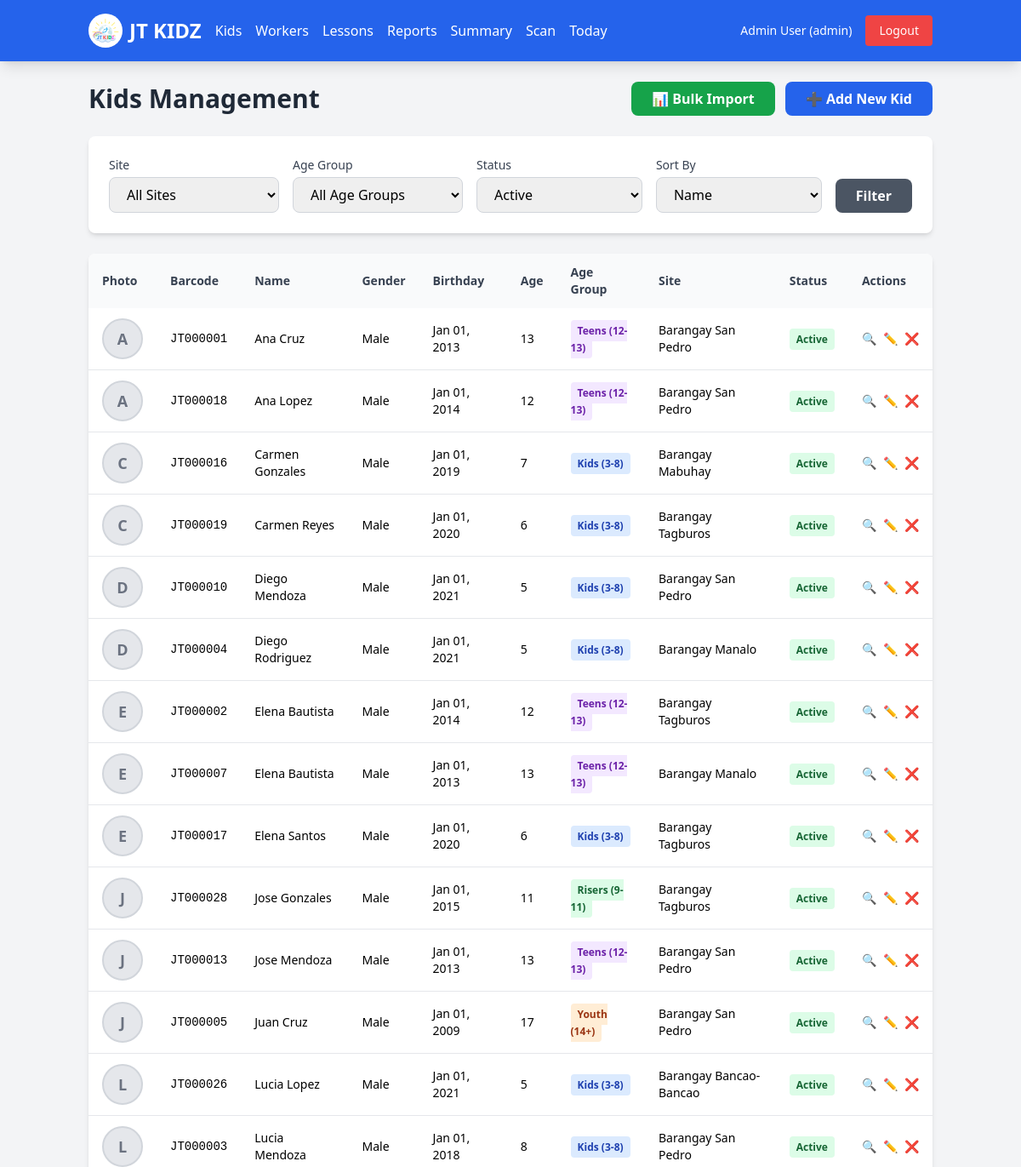
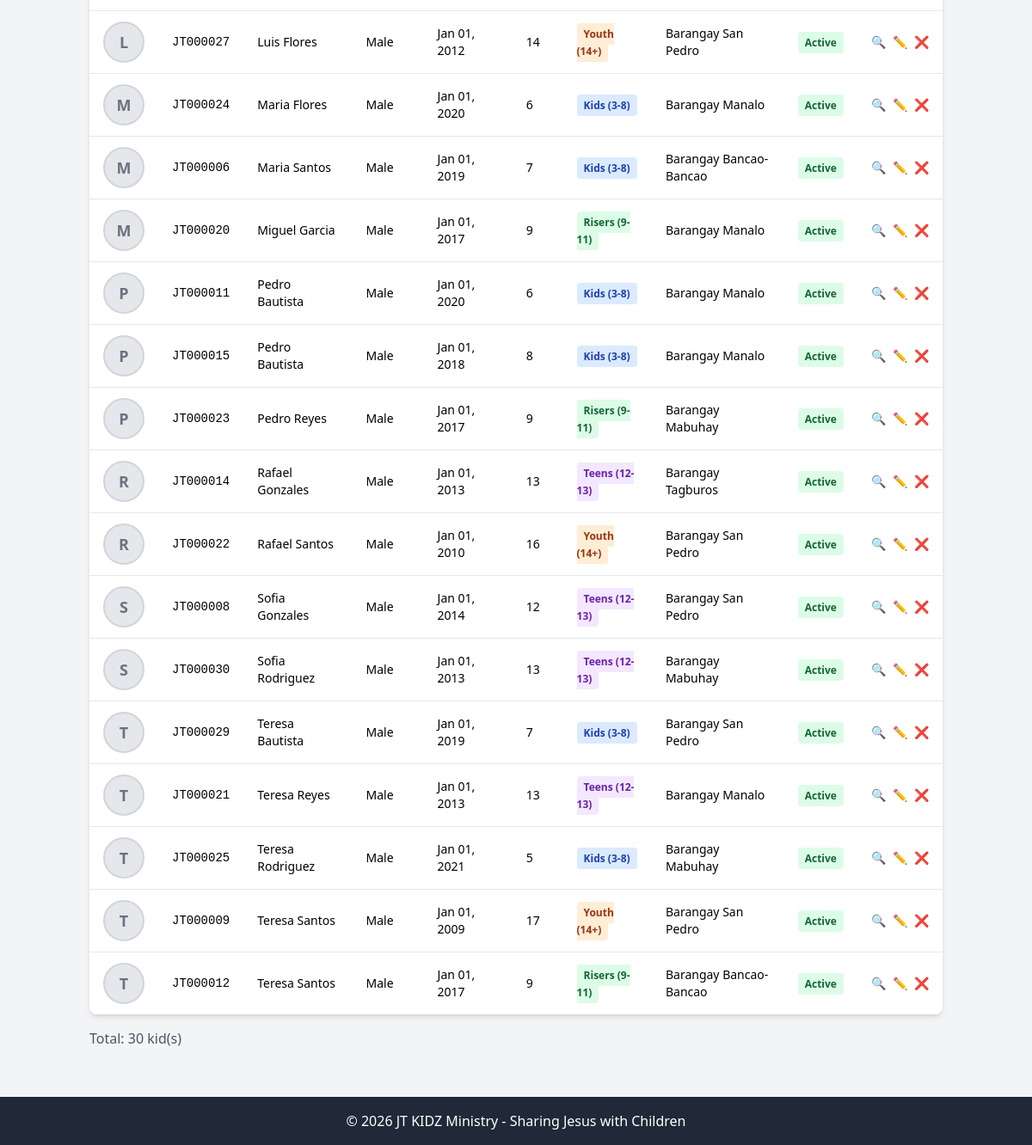
The app's page /kids/ (signed in) with its own data (2 pictures, top to bottom).
### models.py (models this page shows, shortened)
class User(db.Model):
    __tablename__ = 'users'
    id = db.Column(db.Integer, primary_key=True)
    name = db.Column(db.String(100), nullable=False)
    email = db.Column(db.String(120), unique=True, nullable=False)
    password = db.Column(db.String(255), nullable=False)
    role = db.Column(db.String(20), nullable=False, default='staff')  # 'admin' or 'staff'
    assigned_sites = db.Column(db.Text, nullable=True)  # JSON array of assigned sites for staff
    created_at = db.Column(db.DateTime, default=datetime.utcnow)

class Kid(db.Model):
    __tablename__ = 'kids'
    id = db.Column(db.Integer, primary_key=True)
    full_name = db.Column(db.String(100), nullable=False)
    birthday = db.Column(db.Date, nullable=True)  # New: Birthday field
    gender = db.Column(db.String(10), nullable=True)  # New: 'Male' or 'Female'
    profile_pic = db.Column(db.String(255), nullable=True)  # New: Profile picture filename
    site = db.Column(db.String(100), nullable=False)
    barcode = db.Column(db.String(50), unique=True, nullable=False)
    status = db.Column(db.String(20), nullable=False, default='active')  # 'active' or 'inactive'
    created_at = db.Column(db.DateTime, default=datetime.utcnow)
    attendance_records = db.relationship('Attendance', backref='kid', lazy=True)
    @property
    def age(self):
        if not self.birthday:
            return 0
        from datetime import date
        today = date.today()
        age = today.year - self.birthday.year
        if (today.month, today.day) < (self.birthday.month, self.birthday.day):
            age -= 1
        return age
    @property
    def age_group(self):
        current_age = self.age
        if 3 <= current_age <= 8:
            return 'Kids (3-8)'
        elif 9 <= current_age <= 11:
            return 'Risers (9-11)'
        elif 12 <= current_age <= 13:
            return 'Teens (12-13)'
        elif current_age >= 14:
            return 'Youth (14+)'
        else:
            return 'Other'

### blueprints/kids.py (the view)
@kids_bp.route('/')
@login_required
def list_kids():
    site_filter = request.args.get('site', '')
    status_filter = request.args.get('status', 'active')
    age_group_filter = request.args.get('age_group', '')
    sort_by = request.args.get('sort', 'name')  # New: sort parameter
    current_user = User.query.get(session['user_id'])
    query = Kid.query
    if current_user.role == 'staff':
        assigned_sites = current_user.get_assigned_sites()
        if assigned_sites:
            query = query.filter(Kid.site.in_(assigned_sites))
        else:
            query = query.filter(Kid.id == -1)
    if site_filter:
        query = query.filter_by(site=site_filter)
    if status_filter:
        query = query.filter_by(status=status_filter)
    kids = query.all()
    if age_group_filter == 'kids':
        kids = [k for k in kids if 3 <= k.age <= 8]
    elif age_group_filter == 'risers':
        kids = [k for k in kids if 9 <= k.age <= 11]
    elif age_group_filter == 'teens':
        kids = [k for k in kids if 12 <= k.age <= 13]
    elif age_group_filter == 'youth':
        kids = [k for k in kids if k.age >= 14]
    elif age_group_filter == 'other':
        kids = [k for k in kids if k.age < 3]
    if sort_by == 'barcode':
        kids = sorted(kids, key=lambda k: k.barcode)
    elif sort_by == 'gender':
        kids = sorted(kids, key=lambda k: (k.gender or 'ZZZ', k.full_name))  # Gender then name
    else:  # default: sort by name
        kids = sorted(kids, key=lambda k: k.full_name)
    if current_user.role == 'admin':
        sites = db.session.query(Kid.site).distinct().order_by(Kid.site).all()
    else:
        assigned_sites = current_user.get_assigned_sites()
        sites = [(s,) for s in assigned_sites]
    sites = [s[0] for s in sites]
    return render_template('kids_list.html', kids=kids, sites=sites,
                          current_site=site_filter, current_status=status_filter,
                          current_age_group=age_group_filter, current_sort=sort_by)

### app.py (called while the page is built)
@app.context_processor
def inject_user():
    return dict(
        current_user_name=session.get('user_name'),
        current_user_role=session.get('user_role')
    )

### blueprints/auth.py (called while the page is built)
def login_required(f):
    @wraps(f)
    def decorated_function(*args, **kwargs):
        if 'user_id' not in session:
            flash('Please log in to access this page.', 'warning')
            return redirect(url_for('auth.login'))
        return f(*args, **kwargs)
    return decorated_function

### templates/kids_list.html (shortened to what this page needs)
{% extends "base.html" %}
{% block content %}
<div class="mb-6">
    <div class="flex justify-between items-center">
        <h1 class="text-3xl font-bold text-gray-800">Kids Management</h1>
        <div class="flex space-x-3">
            <a href="{{ url_for('kids.bulk_import') }}" class="bg-green-600 hover:bg-green-700 text-white font-semibold py-2 px-6 rounded-lg">
                📊 Bulk Import
            </a>
            <a href="{{ url_for('kids.add_kid') }}" class="bg-blue-600 hover:bg-blue-700 text-white font-semibold py-2 px-6 rounded-lg">
                ➕ Add New Kid
            </a>
        </div>
    </div>
</div>
<div class="bg-white rounded-lg shadow-md p-6 mb-6">
    <form method="GET" class="flex flex-wrap gap-4">
        <div class="flex-1 min-w-[200px]">
            <label class="block text-sm font-medium text-gray-700 mb-1">Site</label>
            <select name="site" class="w-full px-4 py-2 border border-gray-300 rounded-lg focus:outline-none focus:ring-2 focus:ring-blue-500">
                <option value="">All Sites</option>
            </select>
        </div>
        <div class="flex-1 min-w-[200px]">
            <label class="block text-sm font-medium text-gray-700 mb-1">Age Group</label>
            <select name="age_group" class="w-full px-4 py-2 border border-gray-300 rounded-lg focus:outline-none focus:ring-2 focus:ring-blue-500">
                <option value="">All Age Groups</option>
            </select>
        </div>
        <div class="flex-1 min-w-[150px]">
            <label class="block text-sm font-medium text-gray-700 mb-1">Status</label>
            <select name="status" class="w-full px-4 py-2 border border-gray-300 rounded-lg focus:outline-none focus:ring-2 focus:ring-blue-500">
                <option value="active" {% if current_status == 'active' %}selected{% endif %}>Active</option>
            </select>
        </div>
        <div class="flex-1 min-w-[150px]">
            <label class="block text-sm font-medium text-gray-700 mb-1">Sort By</label>
            <select name="sort" class="w-full px-4 py-2 border border-gray-300 rounded-lg focus:outline-none focus:ring-2 focus:ring-blue-500">
                <option value="name" {% if current_sort == 'name' %}selected{% endif %}>Name</option>
            </select>
        </div>
        <div class="flex items-end">
            <button type="submit" class="bg-gray-600 hover:bg-gray-700 text-white font-semibold py-2 px-6 rounded-lg">
                Filter
            </button>
        </div>
    </form>
</div>
<div class="bg-white rounded-lg shadow-md overflow-hidden">
    <div class="overflow-x-auto">
        <table class="w-full">
            <thead class="bg-gray-50">
                <tr>
                    <th class="px-4 py-3 text-left text-sm font-semibold text-gray-700">Photo</th>
                    <th class="px-4 py-3 text-left text-sm font-semibold text-gray-700">Barcode</th>
                    <th class="px-4 py-3 text-left text-sm font-semibold text-gray-700">Name</th>
                    <th class="px-4 py-3 text-left text-sm font-semibold text-gray-700">Gender</th>
                    <th class="px-4 py-3 text-left text-sm font-semibold text-gray-700">Birthday</th>
                    <th class="px-4 py-3 text-left text-sm font-semibold text-gray-700">Age</th>
                    <th class="px-4 py-3 text-left text-sm font-semibold text-gray-700">Age Group</th>
                    <th class="px-4 py-3 text-left text-sm font-semibold text-gray-700">Site</th>
                    <th class="px-4 py-3 text-left text-sm font-semibold text-gray-700">Status</th>
                    <th class="px-4 py-3 text-left text-sm font-semibold text-gray-700">Actions</th>
                </tr>
            </thead>
            <tbody class="divide-y divide-gray-200">
                {% if kids %}
                    {% for kid in kids %}
                    <tr class="hover:bg-gray-50">
                        <td class="px-4 py-3">
                            {% if kid.profile_pic %}
                            <img src="{{ url_for('static', filename='img/profiles/' + kid.profile_pic) }}"
                                 alt="{{ kid.full_name }}"
                                 class="w-12 h-12 object-cover rounded-full border-2 border-gray-300">
                            {% else %}
                            <div class="w-12 h-12 bg-gray-200 rounded-full flex items-center justify-center border-2 border-gray-300">
                                <span class="text-gray-500 font-semibold text-lg">{{ kid.full_name[0] }}</span>
                            </div>
                            {% endif %}
                        </td>
                        <td class="px-4 py-3 text-sm font-mono">{{ kid.barcode }}</td>
                        <td class="px-4 py-3 text-sm font-medium">{{ kid.full_name }}</td>
                        <td class="px-4 py-3 text-sm">
                            {% if kid.gender %}
                            <span>{{ kid.gender }}</span>
                            {% else %}
                            <span class="text-gray-400">-</span>
                            {% endif %}
                        </td>
                        <td class="px-4 py-3 text-sm">
                            {% if kid.birthday %}
                            <span>{{ kid.birthday.strftime('%b %d, %Y') }}</span>
                            {% else %}
                            <span class="text-gray-400">-</span>
                            {% endif %}
                        </td>
                        <td class="px-4 py-3 text-sm">{{ kid.age }}</td>
                        <td class="px-4 py-3 text-sm">
                            <span class="{% if kid.age_group == 'Kids (3-8)' %}bg-blue-100 text-blue-800{% elif kid.age_group == 'Risers (9-11)' %}bg-green-100 text-green-800{% elif kid.age_group == 'Teens (12-13)' %}bg-purple-100 text-purple-800{% elif kid.age_group == 'Youth (14+)' %}bg-orange-100 text-orange-800{% else %}bg-gray-100 text-gray-800{% endif %} text-xs font-semibold px-2 py-1 rounded">
                                {{ kid.age_group }}
                            </span>
                        </td>
                        <td class="px-4 py-3 text-sm">{{ kid.site }}</td>
                        <td class="px-4 py-3 text-sm">
                            {% if kid.status == 'active' %}
                            <span class="bg-green-100 text-green-800 text-xs font-semibold px-2 py-1 rounded">Active</span>
                            {% else %}
                            <span class="bg-gray-100 text-gray-800 text-xs font-semibold px-2 py-1 rounded">Inactive</span>
                            {% endif %}
                        </td>
                        <td class="px-4 py-3 text-sm">
                            <div class="flex space-x-2">
                                <a href="{{ url_for('kids.view_barcode', kid_id=kid.id) }}" class="text-blue-600 hover:text-blue-800" title="View Barcode">🔍</a>
                                <a href="{{ url_for('kids.edit_kid', kid_id=kid.id) }}" class="text-yellow-600 hover:text-yellow-800" title="Edit">✏️</a>
                                {% if kid.status == 'active' %}
                                <a href="{{ url_for('kids.deactivate_kid', kid_id=kid.id) }}" class="text-red-600 hover:text-red-800" onclick="return confirm('Deactivate this kid?')" title="Deactivate">❌</a>
                                {% else %}
                                <a href="{{ url_for('kids.activate_kid', kid_id=kid.id) }}" class="text-green-600 hover:text-green-800" title="Activate">✅</a>
                                {% endif %}
                            </div>
                        </td>
                    </tr>
                    {% endfor %}
                {% else %}
                    <tr>
                        <td colspan="6" class="px-4 py-8 text-center text-gray-500">
                            No kids found. <a href="{{ url_for('kids.add_kid') }}" class="text-blue-600 hover:underline">Add your first kid</a>
                        </td>
                    </tr>
                {% endif %}
            </tbody>
        </table>
    </div>
</div>
<div class="mt-4 text-gray-600">
    <p>Total: {{ kids|length }} kid(s)</p>
</div>
{% endblock %}

### templates/base.html (shortened to what this page needs)
<!DOCTYPE html>
<html lang="en">
<head>
    <script src="https://cdn.tailwindcss.com"></script>
</head>
<body class="bg-gray-100 min-h-screen">
    {% if current_user_name %}
    <nav class="bg-blue-600 text-white shadow-lg no-print">
        <div class="container mx-auto px-4">
            <div class="flex items-center justify-between py-4">
                <div class="flex items-center space-x-4">
                    <a href="{{ url_for('dashboard') }}" class="flex items-center space-x-2">
                        <img src="{{ url_for('static', filename='img/logo.png') }}" alt="JT KIDZ Logo" class="h-10 w-10 rounded-full bg-white p-1" onerror="this.style.display='none'">
                        <span class="text-2xl font-bold">JT KIDZ</span>
                    </a>
                    {% if current_user_role == 'admin' %}
                    <a href="{{ url_for('kids.list_kids') }}" class="hover:text-blue-200">Kids</a>
                    <a href="{{ url_for('users.list_users') }}" class="hover:text-blue-200">Workers</a>
                    <a href="{{ url_for('lessons.manage_lessons') }}" class="hover:text-blue-200">Lessons</a>
                    <a href="{{ url_for('reports.lesson_report') }}" class="hover:text-blue-200">Reports</a>
                    <a href="{{ url_for('reports.attendance_summary') }}" class="hover:text-blue-200">Summary</a>
                    {% else %}
                    <a href="{{ url_for('kids.list_kids') }}" class="hover:text-blue-200">Kids</a>
                    {% endif %}
                    <a href="{{ url_for('attendance.scan_page') }}" class="hover:text-blue-200">Scan</a>
                    <a href="{{ url_for('attendance.today_attendance') }}" class="hover:text-blue-200">Today</a>
                </div>
                <div class="flex items-center space-x-4">
                    <span class="text-sm">{{ current_user_name }} ({{ current_user_role }})</span>
                    <a href="{{ url_for('auth.logout') }}" class="bg-red-500 hover:bg-red-600 px-4 py-2 rounded text-sm">Logout</a>
                </div>
            </div>
        </div>
    </nav>
    {% endif %}
    <div class="container mx-auto px-4 py-6">
        {% block content %}{% endblock %}
    </div>
    <footer class="bg-gray-800 text-white text-center py-4 mt-8 no-print">
        <p>&copy; 2026 JT KIDZ Ministry - Sharing Jesus with Children</p>
    </footer>
</body>
</html>

### records on screen
User: name "Admin User", role "admin"
Kid: full_name "A", barcode "JT000001", full_name "Ana Cruz", gender "Male", birthday "Jan 01, 2013", age "13", age_group "Teens (12-13)", site "Barangay San Pedro", status "Active"
Kid: full_name "A", barcode "JT000018", full_name "Ana Lopez", gender "Male", birthday "Jan 01, 2014", age "12", age_group "Teens (12-13)", site "Barangay San Pedro", status "Active"
Kid: full_name "C", barcode "JT000016", full_name "Carmen Gonzales", gender "Male", birthday "Jan 01, 2019", age "7", age_group "Kids (3-8)", site "Barangay Mabuhay", status "Active"
Kid: full_name "C", barcode "JT000019", full_name "Carmen Reyes", gender "Male", birthday "Jan 01, 2020", age "6", age_group "Kids (3-8)", site "Barangay Tagburos", status "Active"
Kid: full_name "D", barcode "JT000010", full_name "Diego Mendoza", gender "Male", birthday "Jan 01, 2021", age "5", age_group "Kids (3-8)", site "Barangay San Pedro", status "Active"
Kid: full_name "D", barcode "JT000004", full_name "Diego Rodriguez", gender "Male", birthday "Jan 01, 2021", age "5", age_group "Kids (3-8)", site "Barangay Manalo", status "Active"
Kid: full_name "E", barcode "JT000002", full_name "Elena Bautista", gender "Male", birthday "Jan 01, 2014", age "12", age_group "Teens (12-13)", site "Barangay Tagburos", status "Active"
Kid: full_name "E", barcode "JT000007", full_name "Elena Bautista", gender "Male", birthday "Jan 01, 2013", age "13", age_group "Teens (12-13)", site "Barangay Manalo", status "Active"
Kid: full_name "E", barcode "JT000017", full_name "Elena Santos", gender "Male", birthday "Jan 01, 2020", age "6", age_group "Kids (3-8)", site "Barangay Tagburos", status "Active"
Kid: full_name "J", barcode "JT000028", full_name "Jose Gonzales", gender "Male", birthday "Jan 01, 2015", age "11", age_group "Risers (9-11)", site "Barangay Tagburos", status "Active"
Kid: full_name "J", barcode "JT000013", full_name "Jose Mendoza", gender "Male", birthday "Jan 01, 2013", age "13", age_group "Teens (12-13)", site "Barangay San Pedro", status "Active"
Kid: full_name "J", barcode "JT000005", full_name "Juan Cruz", gender "Male", birthday "Jan 01, 2009", age "17", age_group "Youth (14+)", site "Barangay San Pedro", status "Active"
Kid: full_name "L", barcode "JT000026", full_name "Lucia Lopez", gender "Male", birthday "Jan 01, 2021", age "5", age_group "Kids (3-8)", site "Barangay Bancao-Bancao", status "Active"
Kid: full_name "L", barcode "JT000003", full_name "Lucia Mendoza", gender "Male", birthday "Jan 01, 2018", age "8", age_group "Kids (3-8)", site "Barangay San Pedro", status "Active"
Kid: full_name "L", barcode "JT000027", full_name "Luis Flores", gender "Male", birthday "Jan 01, 2012", age "14", age_group "Youth (14+)", site "Barangay San Pedro", status "Active"
Kid: full_name "M", barcode "JT000024", full_name "Maria Flores", gender "Male", birthday "Jan 01, 2020", age "6", age_group "Kids (3-8)", site "Barangay Manalo", status "Active"
Kid: full_name "M", barcode "JT000006", full_name "Maria Santos", gender "Male", birthday "Jan 01, 2019", age "7", age_group "Kids (3-8)", site "Barangay Bancao-Bancao", status "Active"
Kid: full_name "M", barcode "JT000020", full_name "Miguel Garcia", gender "Male", birthday "Jan 01, 2017", age "9", age_group "Risers (9-11)", site "Barangay Manalo", status "Active"
Kid: full_name "P", barcode "JT000011", full_name "Pedro Bautista", gender "Male", birthday "Jan 01, 2020", age "6", age_group "Kids (3-8)", site "Barangay Manalo", status "Active"
Kid: full_name "P", barcode "JT000015", full_name "Pedro Bautista", gender "Male", birthday "Jan 01, 2018", age "8", age_group "Kids (3-8)", site "Barangay Manalo", status "Active"
Kid: full_name "P", barcode "JT000023", full_name "Pedro Reyes", gender "Male", birthday "Jan 01, 2017", age "9", age_group "Risers (9-11)", site "Barangay Mabuhay", status "Active"
Kid: full_name "R", barcode "JT000014", full_name "Rafael Gonzales", gender "Male", birthday "Jan 01, 2013", age "13", age_group "Teens (12-13)", site "Barangay Tagburos", status "Active"
Kid: full_name "R", barcode "JT000022", full_name "Rafael Santos", gender "Male", birthday "Jan 01, 2010", age "16", age_group "Youth (14+)", site "Barangay San Pedro", status "Active"
Kid: full_name "S", barcode "JT000008", full_name "Sofia Gonzales", gender "Male", birthday "Jan 01, 2014", age "12", age_group "Teens (12-13)", site "Barangay San Pedro", status "Active"
Kid: full_name "S", barcode "JT000030", full_name "Sofia Rodriguez", gender "Male", birthday "Jan 01, 2013", age "13", age_group "Teens (12-13)", site "Barangay Mabuhay", status "Active"
Kid: full_name "T", barcode "JT000029", full_name "Teresa Bautista", gender "Male", birthday "Jan 01, 2019", age "7", age_group "Kids (3-8)", site "Barangay San Pedro", status "Active"
Kid: full_name "T", barcode "JT000021", full_name "Teresa Reyes", gender "Male", birthday "Jan 01, 2013", age "13", age_group "Teens (12-13)", site "Barangay Manalo", status "Active"
Kid: full_name "T", barcode "JT000025", full_name "Teresa Rodriguez", gender "Male", birthday "Jan 01, 2021", age "5", age_group "Kids (3-8)", site "Barangay Mabuhay", status "Active"
Kid: full_name "T", barcode "JT000009", full_name "Teresa Santos", gender "Male", birthday "Jan 01, 2009", age "17", age_group "Youth (14+)", site "Barangay San Pedro", status "Active"
Kid: full_name "T", barcode "JT000012", full_name "Teresa Santos", gender "Male", birthday "Jan 01, 2017", age "9", age_group "Risers (9-11)", site "Barangay Bancao-Bancao", status "Active"

### other values on screen
{{ kids|length }} "30"
